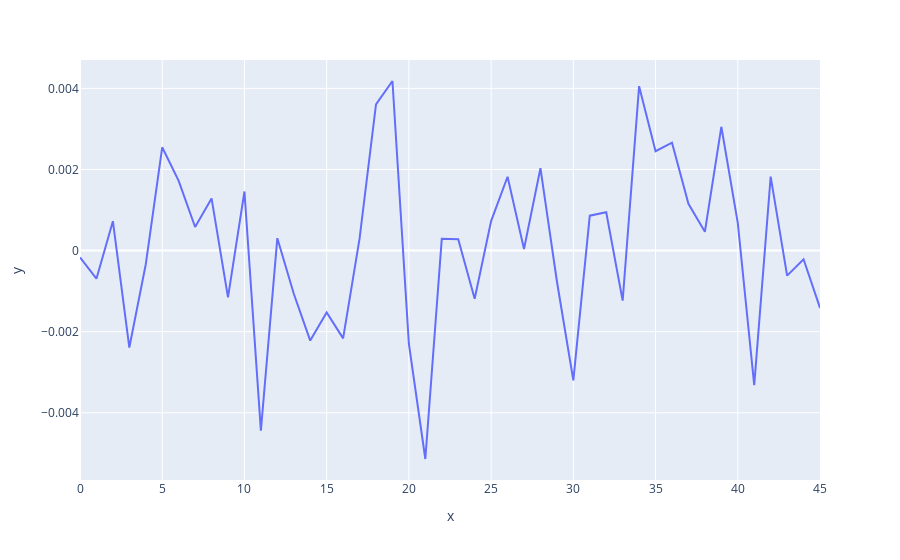

Write notebook code for a chart like this one.
### Code cell
df_slice = df[df['STIRAPoneWP'] == -45].copy()
mean_value, _ = ZL_robust_mean(np.array(df_slice[y_name]), np.array(df_slice[dy_name]))
_, mean_std, _ = bootstrap_ZL_robust_mean(np.array(df_slice[y_name]), np.array(df_slice[dy_name]), n_boot=10000, random_state=None)
print(mean_value,' +-' ,mean_std)
px.line(y = df_slice[y_name])

### Figure 1 — Plotly figure (JSON) as saved in the notebook; plotly's stock layout.template omitted (floating-point values rounded to 4 significant figures)
{"data": [{"hovertemplate": "x=%{x}<br>y=%{y}<extra></extra>", "legendgroup": "", "line": {"color": "#636efa", "dash": "solid"}, "marker": {"symbol": "circle"}, "mode": "lines", "name": "", "orientation": "v", "showlegend": false, "type": "scatter", "x": [0, 1, 2, 3, 4, 5, 6, 7, 8, 9, 10, 11, 12, 13, 14, 15, 16, 17, 18, 19, 20, 21, 22, 23, 24, 25, 26, 27, 28, 29, 30, 31, 32, 33, 34, 35, 36, 37, 38, 39, 40, 41, 42, 43, 44, 45], "xaxis": "x", "y": [-0.0001691, -0.0006933, 0.0007254, -0.00239, -0.0003359, 0.002547, 0.001718, 0.0005821, 0.001288, -0.001154, 0.001457, -0.004438, 0.000306, -0.001064, -0.002219, -0.001524, -0.002164, 0.0002952, 0.003605, 0.004182, -0.002302, -0.005139, 0.0002898, 0.0002823, -0.001188, 0.0007294, 0.001821, 3.958e-05, 0.002031, -0.0007556, -0.003201, 0.0008611, 0.0009447, -0.001234, 0.004055, 0.00245, 0.002662, 0.001153, 0.0004655, 0.003053, 0.000685, -0.003315, 0.001824, -0.0006163, -0.0002141, -0.001414], "yaxis": "y"}], "layout": {"legend": {"tracegroupgap": 0}, "margin": {"t": 60}, "xaxis": {"anchor": "y", "domain": [0, 1], "title": {"text": "x"}}, "yaxis": {"anchor": "x", "domain": [0, 1], "title": {"text": "y"}}}}
